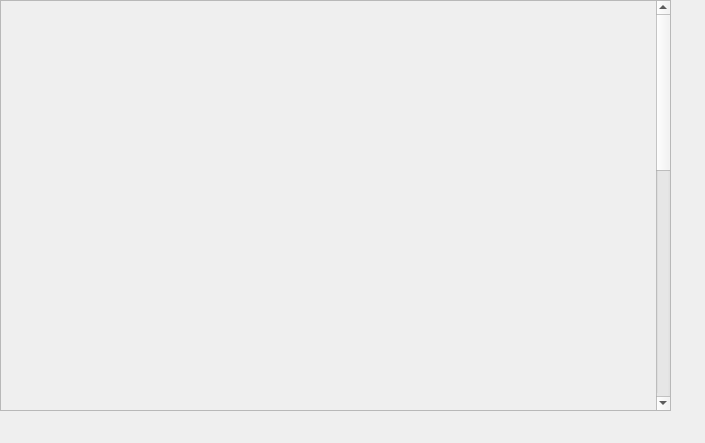
<?xml version="1.0" encoding="UTF-8"?>
<ui version="4.0">
 <class>Form</class>
 <widget class="QWidget" name="Form">
  <property name="geometry">
   <rect>
    <x>0</x>
    <y>0</y>
    <width>705</width>
    <height>443</height>
   </rect>
  </property>
  <property name="windowTitle">
   <string>Form</string>
  </property>
  <widget class="QScrollArea" name="scrollArea_5">
   <property name="geometry">
    <rect>
     <x>0</x>
     <y>0</y>
     <width>671</width>
     <height>411</height>
    </rect>
   </property>
   <property name="widgetResizable">
    <bool>true</bool>
   </property>
   <widget class="QWidget" name="scrollAreaWidgetContents_5">
    <property name="geometry">
     <rect>
      <x>0</x>
      <y>0</y>
      <width>651</width>
      <height>1000</height>
     </rect>
    </property>
    <property name="minimumSize">
     <size>
      <width>0</width>
      <height>1000</height>
     </size>
    </property>
    <widget class="caInclude" name="cainclude_11">
     <property name="geometry">
      <rect>
       <x>0</x>
       <y>0</y>
       <width>662</width>
       <height>242</height>
      </rect>
     </property>
     <property name="macro">
      <string notr="true">ID=0, P=CML, EVR=$(EVR)</string>
     </property>
     <property name="filename" stdset="0">
      <string notr="true">G_EVR_out_cml.ui</string>
     </property>
    </widget>
    <widget class="caInclude" name="cainclude_12">
     <property name="geometry">
      <rect>
       <x>0</x>
       <y>250</y>
       <width>662</width>
       <height>242</height>
      </rect>
     </property>
     <property name="macro">
      <string notr="true">ID=1, P=CML, EVR=$(EVR)</string>
     </property>
     <property name="filename" stdset="0">
      <string notr="true">G_EVR_out_cml.ui</string>
     </property>
    </widget>
    <widget class="caInclude" name="cainclude_13">
     <property name="geometry">
      <rect>
       <x>0</x>
       <y>500</y>
       <width>662</width>
       <height>242</height>
      </rect>
     </property>
     <property name="macro">
      <string notr="true">ID=2, P=CML, EVR=$(EVR)</string>
     </property>
     <property name="filename" stdset="0">
      <string notr="true">G_EVR_out_cml.ui</string>
     </property>
    </widget>
    <widget class="caInclude" name="cainclude_14">
     <property name="geometry">
      <rect>
       <x>0</x>
       <y>750</y>
       <width>662</width>
       <height>242</height>
      </rect>
     </property>
     <property name="macro">
      <string notr="true">ID=3, P=CML, EVR=$(EVR)</string>
     </property>
     <property name="filename" stdset="0">
      <string notr="true">G_EVR_out_cml.ui</string>
     </property>
    </widget>
   </widget>
  </widget>
 </widget>
 <customwidgets>
  <customwidget>
   <class>caInclude</class>
   <extends>QWidget</extends>
   <header>caInclude</header>
  </customwidget>
 </customwidgets>
 <resources/>
 <connections/>
</ui>
